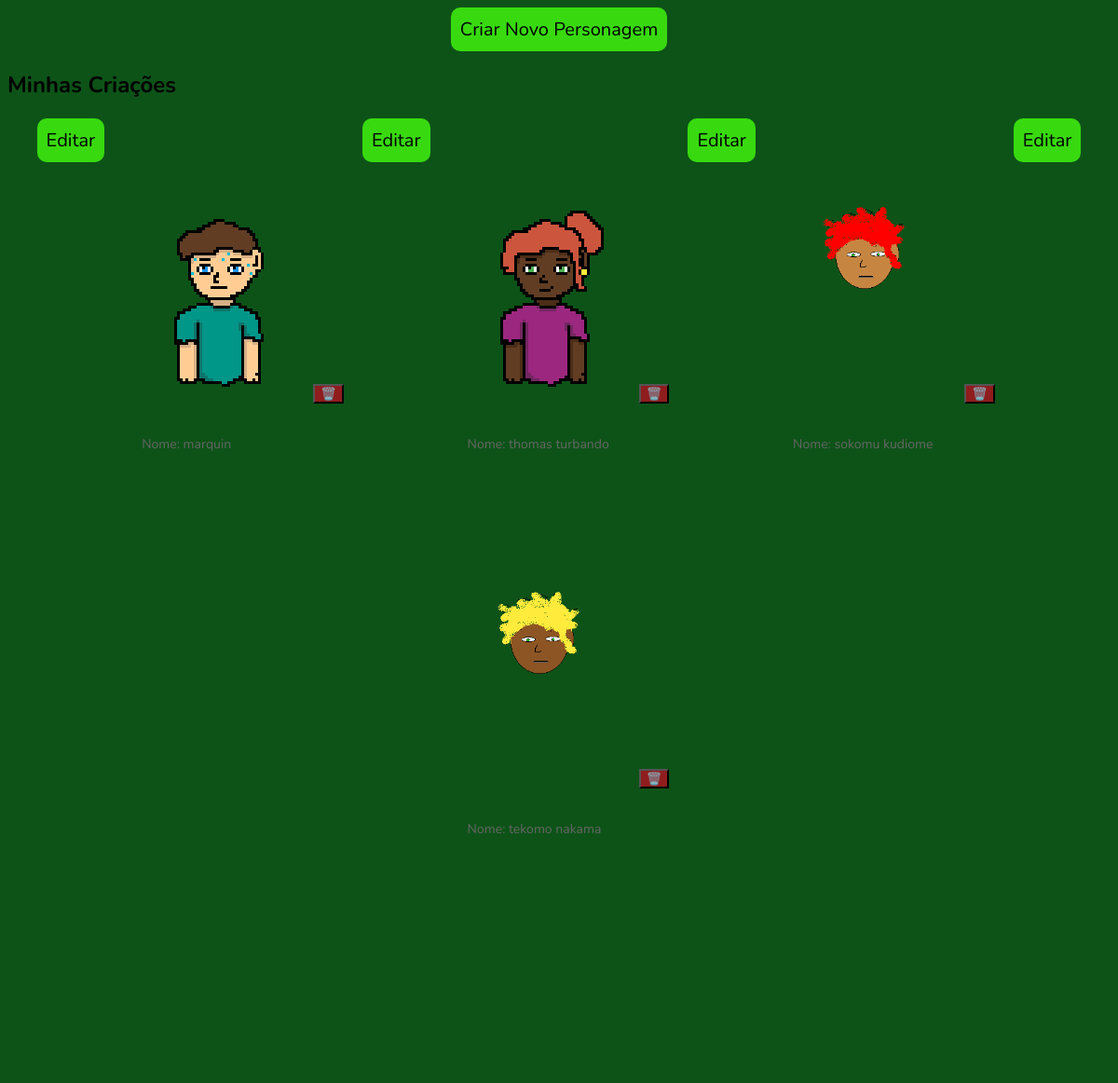
Before: /home (signed in) with the older database file.
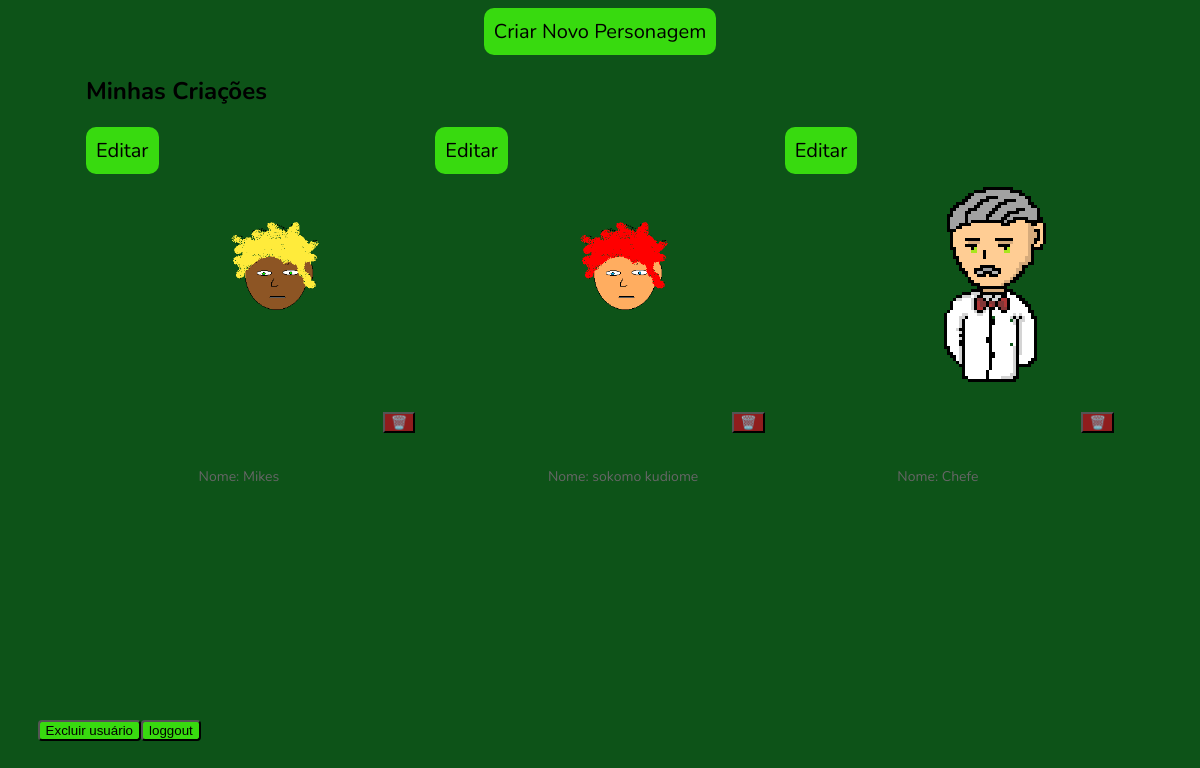
After: the same page with the newer database file.
### tables this page shows
CREATE TABLE personagens (id integer primary key, nome text, variacao integer, email_usuario text,
             FOREIGN KEY(email_usuario) REFERENCES usuarios(email));

### .dist/app.py (the view)
@app.route('/home')
def home():
    if 'usuario' not in session:
        return redirect(url_for('login'))
    lista_personagens = database.buscar_personagens(session['usuario'])
    return render_template('home.html', personagens=lista_personagens)

### .dist/database.py (called while the page is built)
def conectar_banco():
    conexao = sqlite3.connect("personagens.db")
    return conexao

def buscar_personagens(email):
    conexao = conectar_banco()
    cursor = conexao.cursor()
    cursor.execute('''SELECT id, nome, variacao
                   FROM personagens WHERE email_usuario=?''',
                   (email,))
    conexao.commit()
    personagens = cursor.fetchall() # Busca todos os resultados do select e guarda em "personagens"
    return personagens

### .dist/templates/home.html (shortened to what this page needs)
<!DOCTYPE html>
<html lang="pt-br">
<head>
    <link rel="stylesheet" href="static/style.css">
</head>
<body id="home">
    <div class="botoes">
        <a href="/criar_personagem">Criar Novo Personagem</a>
    </div>
      <section class="my-creations">
        <h2>Minhas Criações</h2>
        <div class="cards-container">
          {% for personagem in personagens %}
          <div class="botoes">
            <a href="/personagens/editar/{{ personagem[0] }}"> Editar</a>
          </div>
          <div class="card">
            {% if personagem[2] == 1 %}
              <img src="{{ url_for('static', filename='img/rosto1.png') }}" class="cover" alt="Imagem">
            {% elif personagem[2] == 2 %}
              <img src="{{ url_for('static', filename='img/rosto2.png') }}" class="cover" alt="Imagem">
            {% elif personagem[2] == 3 %}
              <img src="{{ url_for('static', filename='img/rosto3.png') }}" class="cover" alt="Imagem">
            {% elif personagem[2] == 4 %}
              <img src="{{ url_for('static', filename='img/rosto4.png') }}" class="cover" alt="Imagem">
            {% elif personagem[2] == 5 %}
              <img src="{{ url_for('static', filename='img/rosto5.png') }}" class="cover" alt="Imagem">
            {% elif personagem[2] == 6 %}
              <img src="{{ url_for('static', filename='img/rosto6.png') }}" class="cover" alt="Imagem">
            {% elif personagem[2] == 7 %}
              <img src="{{ url_for('static', filename='img/rosto7.png') }}" class="cover" alt="Imagem">
              {% elif personagem[2] == 8 %}
              <img src="{{ url_for('static', filename='img/chefe_basico.png') }}" class="cover" alt="Imagem">
            {% endif %}
            <button type="submit" class="deletar" onclick="window.location.href='/personagens/excluir/{{ personagem[0] }}'">🗑️</button>
            <div class="card-content">
              <p>Nome: {{personagem[1]}}</p>
            </div>
          </div>
          {% endfor  %}
        </div>
      </section>
      <div class="excluir_usuario"> <input type="button" onclick="window.location.href='/excluir_usuario'" value="Excluir usuário">
        <input type="button" onclick="window.location.href='/loggout'" value="loggout">
</body>
</html>

Changed rows visible on the page:
removed personagens: variacao 4 (drawn), nome "sokomu kudiome"
removed personagens: variacao 7 (drawn), nome "tekomo nakama"
added personagens: variacao 7 (drawn), nome "Mikes"
changed personagens: variacao: picture added; nome "marquin" → "sokomo kudiome"; variacao: picture removed
changed personagens: variacao: picture added; nome "thomas turbando" → "Chefe"; variacao: picture removed
